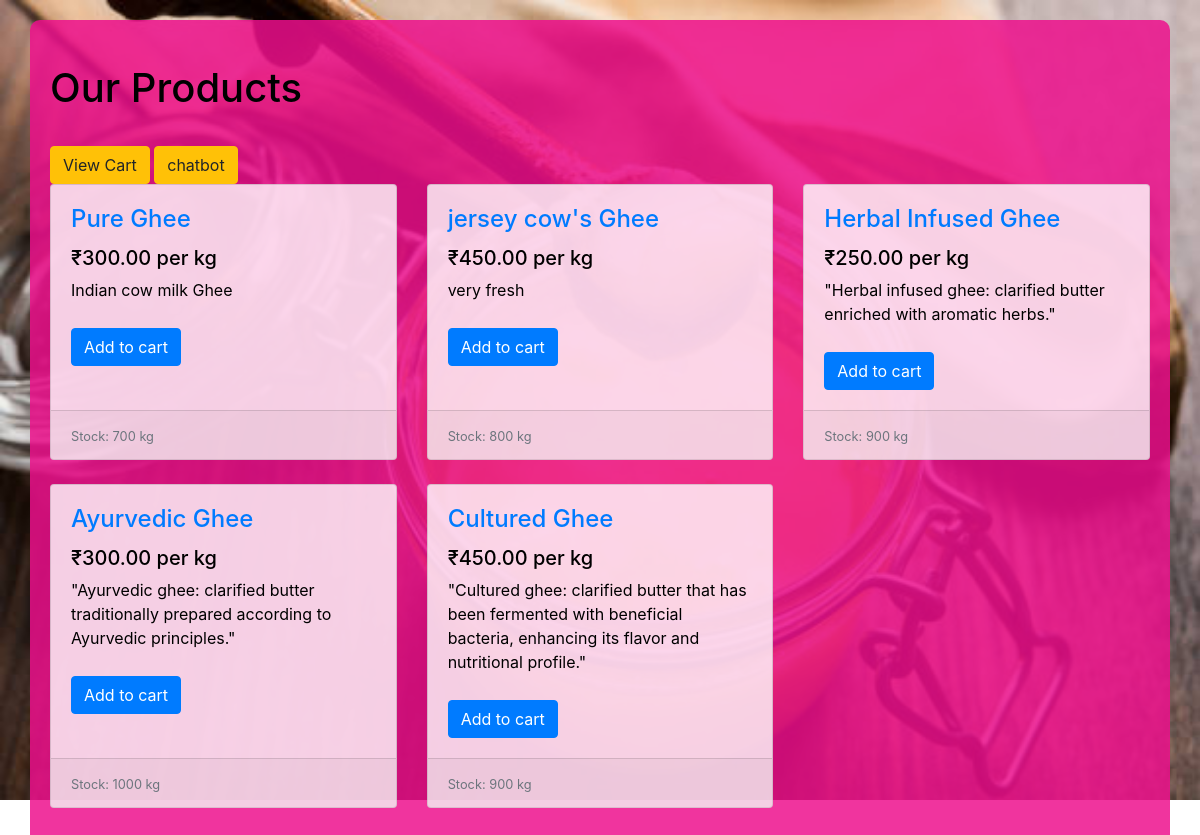
The page / on the database its author committed.
### store/models.py (models this page shows)
class Product(models.Model):
    name = models.CharField(max_length=100)
    description = models.TextField()
    price_per_kg = models.DecimalField(max_digits=10, decimal_places=2)
    stock = models.IntegerField()

### store/views.py (the view)
# urls.py: path('', views.product_list, name='product_list'),
def product_list(request):
    products = Product.objects.all()
    return render(request, 'store/product_list.html', {'products': products})

### store/templates/store/product_list.html (shortened to what this page needs)
<!DOCTYPE html>
<html>
<head>
    {% load static %}
    <link href="https://maxcdn.bootstrapcdn.com/bootstrap/4.5.2/css/bootstrap.min.css" rel="stylesheet">
</head>
<body>
    <div class="container">
        <h1 class="my-4">Our Products</h1>
        <a href="{% url 'cart' %}" class="btn btn-warning cart-button">View Cart</a>
        <a href="{% url 'chatbot' %}" class="btn btn-warning chatbot">chatbot</a>
        <div class="row">
            {% for product in products %}
                <div class="col-lg-4 col-md-6 mb-4">
                    <div class="card h-100">
                        <div class="card-body">
                            <h4 class="card-title">
                                <a href="{% url 'product_detail' product.id %}">{{ product.name }}</a>
                            </h4>
                            <h5>₹{{ product.price_per_kg }} per kg</h5>
                            <p class="card-text">{{ product.description|truncatewords:20 }}</p>
                            <a href="{% url 'add_to_cart' product.id %}" class="btn btn-primary add-to-cart-btn">Add to cart</a>
                        </div>
                        <div class="card-footer">
                            <small class="text-muted">Stock: {{ product.stock }} kg</small>
                        </div>
                    </div>
                </div>
            {% endfor %}
        </div>
    </div>
</body>
</html>

### rows shown on the page
Product: name "Pure Ghee", price_per_kg "300.00", description "Indian cow milk Ghee", stock "700"
Product: name "jersey cow's Ghee", price_per_kg "450.00", description "very fresh", stock "800"
Product: name "Herbal Infused Ghee", price_per_kg "250.00", description "\"Herbal infused ghee: clarified butter enriched with aromatic herbs.\"", stock "900"
Product: name "Ayurvedic Ghee", price_per_kg "300.00", description "\"Ayurvedic ghee: clarified butter traditionally prepared according to Ayurvedic principles.\"", stock "1000"
Product: name "Cultured Ghee", price_per_kg "450.00", description "\"Cultured ghee: clarified butter that has been fermented with beneficial bacteria, enhancing its flavor and nutritional profile.\"", stock "900"
